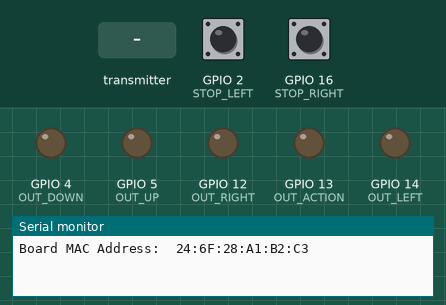
Recording of a program running on a simulated ESP8266 (NodeMCU). On the bench: output pins drawn as LEDs (lit = HIGH), the last lines printed to the serial monitor. Inputs (shaded band) come from the test bench; at power-on: GPIO 2 (STOP_LEFT) HIGH, GPIO 16 (STOP_RIGHT) HIGH.

Above: at 1.2 s.
1.3 s: the transmitter starts sending left = 1
At 1.7 s:
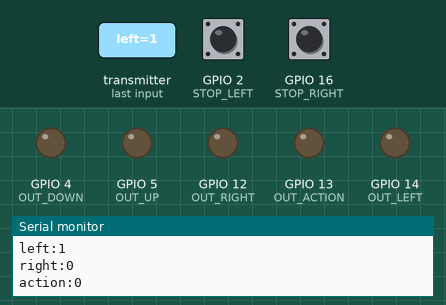
2.8 s: the transmitter starts sending up = 1
At 4.0 s:
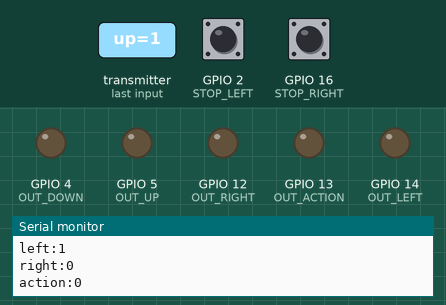
4.3 s: the transmitter starts sending action = 1
At 5.5 s:
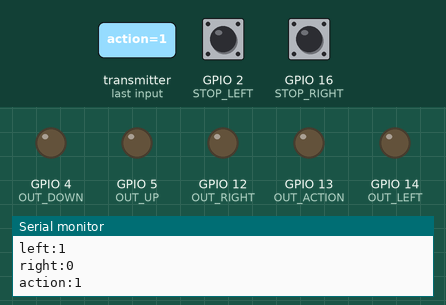
5.8 s: GPIO 2 (STOP_LEFT) pulled LOW for 0.15 s
At 6.33 s:
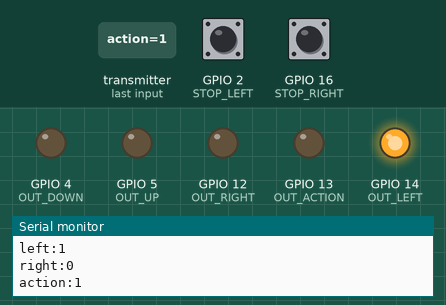
7.8 s: the transmitter starts sending right = 1
9.8 s: the transmitter starts sending left = 0
At 10.9 s:
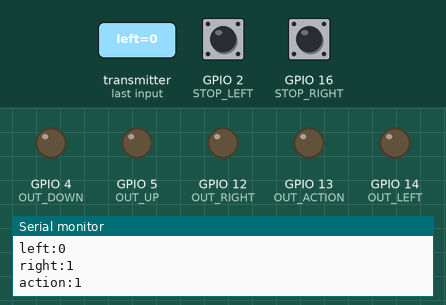
Timing chart, 0 to 12.3 s (numbered marks = the images above; inputs shaded):
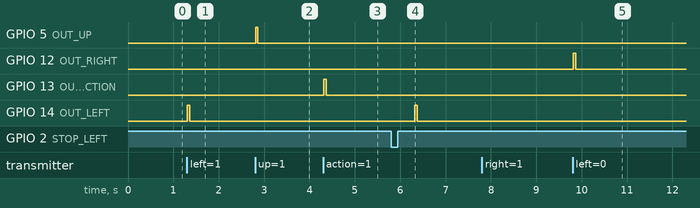

The program:

main.cpp
```cpp
#include <Arduino.h>


#if defined(ARDUINO_ARCH_ESP8266)

#define SERIAL_SPEED 74880

#include <ESP8266WiFi.h>
#include <espnow.h>

// отсутствующие константы в esp8266-версии
#ifndef ESP_NOW_SEND_SUCCESS
#define ESP_NOW_SEND_SUCCESS (0)
#endif
#ifndef ESP_OK
#define ESP_OK (0)
#endif

#elif defined(ARDUINO_ARCH_ESP32)

#define SERIAL_SPEED 115200

#include <WiFi.h>
#include <esp_now.h>

#endif


// esp8266 boards (talk to each other):
// 18:FE:34:FD:97:B2 (send)
// 18:FE:34:FD:98:74 (recv)

// #define BOARD_B2
#define BOARD_74


#define DEBUG_MAC
#define DEBUG_SEND
#define DEBUG_RECV
#define DEBUG_INIT
#define DEBUG_PEER_ADD
#define DEBUG_STOP

#define WIFI_CHANNEL 1
#define SERIAL_READ_TIMEOUT 1000
#define LOOP_INTERVAL 25
#define STATE_TIMEOUT 50

#if defined(BOARD_B2)
uint8_t peer_addr[] = {0x18, 0xFE, 0x34, 0xFD, 0x98, 0x74};
#define ROLE_SEND

#elif defined(BOARD_74)
uint8_t peer_addr[] = {0x18, 0xFE, 0x34, 0xFD, 0x97, 0xB2};
#define ROLE_RECV

#endif

#ifdef ROLE_SEND

#define BUTTON_UP 5
#define BUTTON_DOWN 4
#define BUTTON_LEFT 14
#define BUTTON_RIGHT 12
#define BUTTON_ACTION 13

#else

#define OUT_UP 5
#define OUT_DOWN 4
#define OUT_LEFT 14
#define OUT_RIGHT 12
#define OUT_ACTION 13
#define STOP_LEFT 2
#define STOP_RIGHT 16

unsigned long last_message_at;

#endif

typedef struct struct_message {
    bool left;
    bool right;
    bool up;
    bool down;
    bool action;
} struct_message;

#if defined(DEBUG_SEND) && defined(ROLE_SEND)
void OnDataSent(
#if defined(ARDUINO_ARCH_ESP8266)
        uint8_t *mac_addr,
        uint8_t sendStatus
#elif defined(ARDUINO_ARCH_ESP32)
        const uint8_t *mac_addr,
        esp_now_send_status_t sendStatus
#endif
) {
  Serial.print("Last Packet Send Status: ");
  if (sendStatus == ESP_NOW_SEND_SUCCESS){
    Serial.println("Delivery success");
  }
  else{
    Serial.println("Delivery fail");
  }
}
#endif

struct_message state;
struct_message new_state;

#ifdef ROLE_RECV
void OnDataRecv(
#if defined(ARDUINO_ARCH_ESP8266)
        uint8_t *mac,
        uint8_t *incoming,
        uint8_t len
#elif defined(ARDUINO_ARCH_ESP32)
        const uint8_t *mac,
        const uint8_t *incoming,
        int len
#endif
) {

    if (sizeof(new_state) != len) {
#if defined(DEBUG_RECV)
        Serial.print("Unexpected bytes received: ");
        Serial.println(len);
        return;
#endif
    }

    memcpy(&new_state, incoming, sizeof(state));

#if defined(DEBUG_RECV)
    Serial.print("Bytes received: ");
    Serial.println(len);
    Serial.print("up:");
    Serial.println(new_state.up);
    Serial.print("down:");
    Serial.println(new_state.down);
    Serial.print("left:");
    Serial.println(new_state.left);
    Serial.print("right:");
    Serial.println(new_state.right);
    Serial.print("action:");
    Serial.println(new_state.action);
#endif

    last_message_at = millis();
}
#endif

void setup(){

    state.up = false;
    state.down = false;
    state.left = false;
    state.right = false;
    state.action = false;

#ifdef ROLE_SEND
    pinMode(BUTTON_UP, INPUT_PULLUP);
    pinMode(BUTTON_DOWN, INPUT_PULLUP);
    pinMode(BUTTON_LEFT, INPUT_PULLUP);
    pinMode(BUTTON_RIGHT, INPUT_PULLUP);
    pinMode(BUTTON_ACTION, INPUT_PULLUP);
#else
    pinMode(OUT_UP, OUTPUT);
    pinMode(OUT_DOWN, OUTPUT);
    pinMode(OUT_LEFT, OUTPUT);
    pinMode(OUT_RIGHT, OUTPUT);
    pinMode(OUT_ACTION, OUTPUT);

    pinMode(STOP_LEFT, INPUT_PULLUP);
    pinMode(STOP_RIGHT, INPUT_PULLUP);
#endif

    Serial.begin(SERIAL_SPEED);
    Serial.setTimeout(SERIAL_READ_TIMEOUT);

    WiFi.mode(WIFI_STA);

    // нопечатать mac-адрес
#if defined(DEBUG_MAC)
    Serial.println();
    Serial.print("Board MAC Address:  ");
    Serial.println(WiFi.macAddress());
#endif

    // инициализация esp now
    if (esp_now_init() != ESP_OK) {
#ifdef DEBUG_INIT
        Serial.println("Error initializing ESP-NOW");
#endif
        return;
    }

#if defined(ARDUINO_ARCH_ESP8266)
#ifdef ROLE_SEND
    esp_now_set_self_role(ESP_NOW_ROLE_CONTROLLER);
#if defined(DEBUG_SEND)
    esp_now_register_send_cb(OnDataSent);
#endif
#elif defined(ROLE_RECV)
    esp_now_set_self_role(ESP_NOW_ROLE_SLAVE);
#endif
#endif

#ifdef ROLE_RECV
    esp_now_register_recv_cb(OnDataRecv);
#endif

    // тут же устанавливается канал и ключи шифрования (не устанавливатся)
    // канал очевидно должен совпадать

#if defined(ARDUINO_ARCH_ESP8266)
#ifdef ROLE_SEND
    esp_now_add_peer(peer_addr, ESP_NOW_ROLE_SLAVE, WIFI_CHANNEL, NULL, 0);
#else
    esp_now_add_peer(peer_addr, ESP_NOW_ROLE_CONTROLLER, WIFI_CHANNEL, NULL, 0);
#endif
#elif defined(ARDUINO_ARCH_ESP32)
    esp_now_peer_info_t peerInfo;
    memcpy(peerInfo.peer_addr, peer_addr, 6);
    peerInfo.channel = WIFI_CHANNEL;
    peerInfo.encrypt = false;
    if (esp_now_add_peer(&peerInfo) != ESP_OK) {
#if defined(DEBUG_PEER_ADD)
        Serial.println("Failed to add peer");
#endif
        return;
    }
#endif
}

void loop(){

#ifdef ROLE_SEND
    // прочитать все пины
    new_state.up = !bool(digitalRead(BUTTON_UP));
    new_state.down = !bool(digitalRead(BUTTON_DOWN));
    new_state.left = !bool(digitalRead(BUTTON_LEFT));
    new_state.right = !bool(digitalRead(BUTTON_RIGHT));
    new_state.action = !bool(digitalRead(BUTTON_ACTION));

    bool any_active =
        new_state.up ||
        new_state.down ||
        new_state.left ||
        new_state.right ||
        new_state.action;

    bool state_changed =
        state.up != new_state.up ||
        state.down != new_state.down ||
        state.left != new_state.left ||
        state.right != new_state.right ||
        state.action != new_state.action;

    // посмотреть, изменилось ли что-то
    if (any_active || state_changed) {
        // отправить
        esp_now_send(peer_addr, (uint8_t *) &new_state, sizeof(new_state));
        // пометить отправленным
        memcpy(&state, &new_state, sizeof(state));
    }
#else

    if (new_state.left && new_state.right) {
        new_state.left = false;
        new_state.right = false;
#ifdef DEBUG_STOP
            Serial.println("left and right are active at the same time, preventing that");
#endif
    }

    if (new_state.up && new_state.down) {
        new_state.up = false;
        new_state.down = false;
#ifdef DEBUG_STOP
            Serial.println("up and down are active at the same time, preventing that");
#endif
    }

    bool is_stop_left = !digitalRead(STOP_LEFT);
    bool is_stop_right = !digitalRead(STOP_RIGHT);

    if (new_state.left && is_stop_left) {
#ifdef DEBUG_STOP
        Serial.println("stop_left active");
#endif
        new_state.left = false;
    }

    if (new_state.right && is_stop_right) {
#ifdef DEBUG_STOP
        Serial.println("stop_right active");
#endif
        new_state.right = false;
    }

    bool is_timeout = (millis() - last_message_at) > STATE_TIMEOUT;

    // timeout? stops?
    // cбросить пины
    if (is_timeout) {
        digitalWrite(OUT_UP, LOW);
        digitalWrite(OUT_DOWN, LOW);
        digitalWrite(OUT_LEFT, LOW);
        digitalWrite(OUT_RIGHT, LOW);
        digitalWrite(OUT_ACTION, LOW);
    } else {
        // установить пины
        if (new_state.up != state.up) {
            digitalWrite(OUT_UP, new_state.up);
        }
        if (new_state.down != state.down) {
            digitalWrite(OUT_DOWN, new_state.down);
        }
        if (new_state.left != state.left) {
            digitalWrite(OUT_LEFT, new_state.left && !is_stop_left);
        }
        if (new_state.right != state.right) {
            digitalWrite(OUT_RIGHT, new_state.right && !is_stop_right);
        }
        if (new_state.action != state.action) {
            digitalWrite(OUT_ACTION, new_state.action);
        }
        // пометить установленными
        memcpy(&state, &new_state, sizeof(state));
    }

#endif

    delay(LOOP_INTERVAL);
}
```

Measured:
- after the input at 1.3 s, GPIO 14 (OUT_LEFT): LOW → HIGH at once, → LOW 0.05 s later
- after the input at 2.8 s, GPIO 5 (OUT_UP): LOW → HIGH at once, → LOW 0.05 s later
- after the input at 4.3 s, GPIO 13 (OUT_ACTION): LOW → HIGH at once, → LOW 0.05 s later
- after the input at 5.8 s, GPIO 14 (OUT_LEFT): LOW → HIGH after 0.52 s, → LOW 0.05 s later
- after the input at 9.8 s, GPIO 12 (OUT_RIGHT): LOW → HIGH at once, → LOW 0.05 s later
